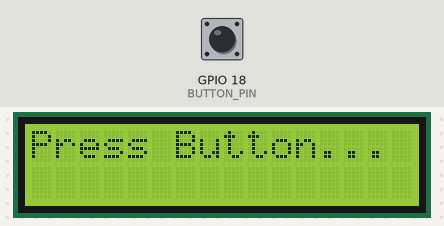
Recording of a sketch running on a simulated ESP32. Parts: 16×2 character LCD. The test bench sets the inputs (shaded band); at power-on: GPIO 18 (BUTTON_PIN) HIGH.

Above: at 1.2 s.
1.3 s: GPIO 18 (BUTTON_PIN) pulled LOW for 1 s
At 3.3 s:
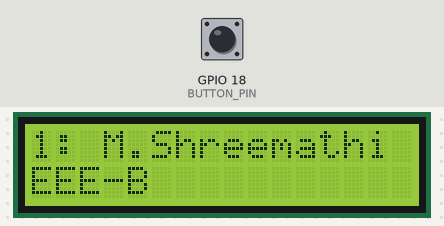
3.8 s: GPIO 18 (BUTTON_PIN) pulled LOW for 0.15 s
At 5.0 s:
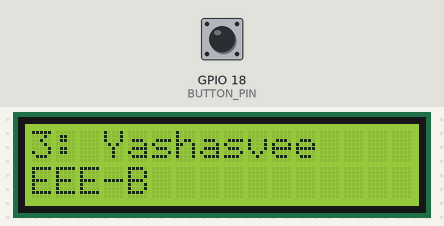
5.4 s: GPIO 18 (BUTTON_PIN) pulled LOW for 3.2 s
At 5.55 s:
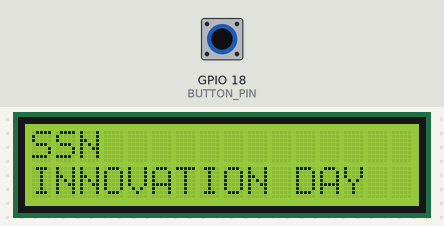
Timing chart, 0 to 8.4 s (numbered marks = the images above; inputs shaded):
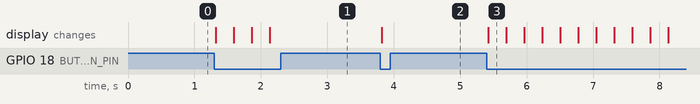

Measured:
- after the input at 1.3 s, the display: changes at once (image 1)
- after the input at 3.8 s, the display: changes at once (image 2)
- after the input at 5.4 s, the display: changes at once (image 3)

The sketch:

lcd_esp32_button.ino
```cpp
#include <Wire.h>
#include <DIYables_LCD_I2C.h>

const int BUTTON_PIN = 18; // Button connected to GPIO 23 and GND
DIYables_LCD_I2C lcd(0x27, 16, 2);

int pressCount = 0; // Tracks the number of button presses

void setup() {
  Wire.begin(21, 22); // ESP32 SDA = GPIO 21, SCL = GPIO 22
  lcd.init();
  lcd.backlight();

  pinMode(BUTTON_PIN, INPUT_PULLUP);

  // Initial message before any button press
  lcd.setCursor(0, 0);
  lcd.print("Press Button...");
}

void loop() {
  // Check if button is pressed
  if (digitalRead(BUTTON_PIN) == LOW) {
    pressCount++; // Increment count on press

    // Reset back to 1 after the 4th press
    if (pressCount > 3) {
      pressCount = 1;
    }

    lcd.clear(); // Clear old text

    // Display different lines based on the press count
    if (pressCount == 1) {
      lcd.setCursor(0, 0);
      lcd.print("1: M.Shreemathi");
      lcd.setCursor(0,1);
      lcd.print("EEE-B");
    }


    else if (pressCount == 2) {
      lcd.setCursor(0, 0);
      lcd.print("3: Yashasvee");
      lcd.setCursor(0,1);
      lcd.print("EEE-B");
    }
    else if (pressCount == 3){
      lcd.setCursor(0,0);
      lcd.print("SSN");
      lcd.setCursor(0,1);
      lcd.print("INNOVATION DAY");
    }


    delay(250); // Debounce delay to avoid multiple registers per click
  }
}
```
